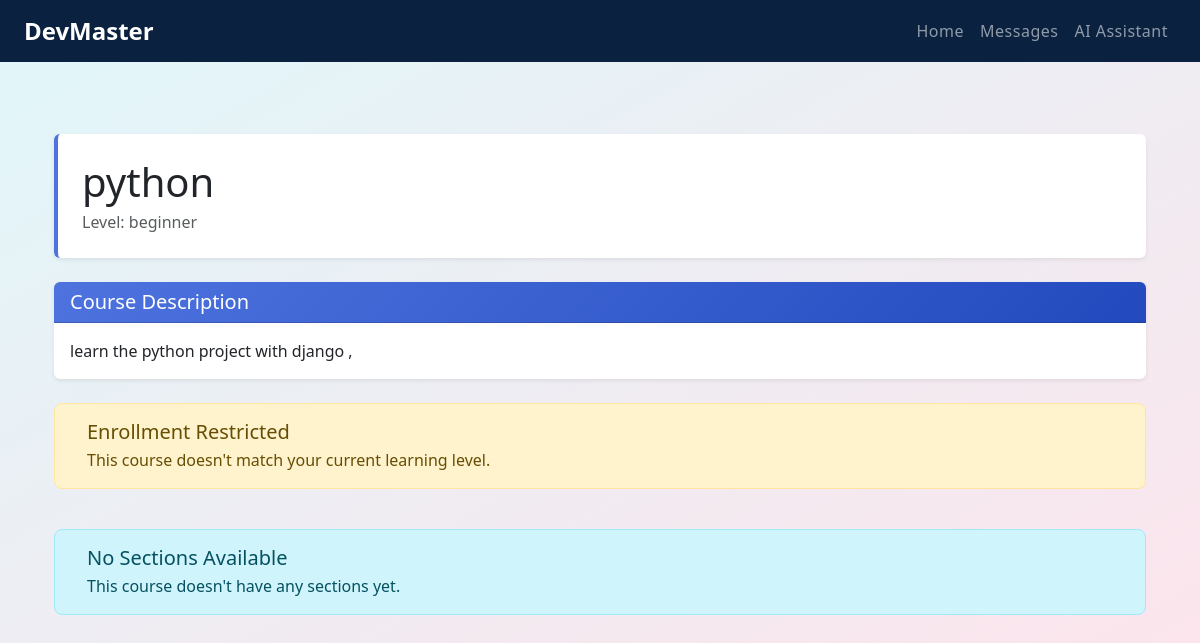
Page /student/course/5/ (signed in) on the committed database.
### users/models.py (models this page shows, shortened)
class Course(models.Model):
    title = models.CharField(max_length=100)
    description = models.TextField()
    teacher = models.ForeignKey(Teacher, on_delete=models.CASCADE, related_name='courses')
    learning_level = models.ForeignKey(LearningLevel, on_delete=models.CASCADE, related_name='courses')

class LearningLevel(models.Model):
    class LevelType(models.TextChoices):
        BEGINNER = 'beginner', 'Beginner'
        INTERMEDIATE = 'intermediate', 'Intermediate'
        ADVANCED = 'advanced', 'Advanced'
    name = models.CharField(max_length=20, choices=LevelType.choices, default=LevelType.BEGINNER) # Beginner / Intermediate / Advanced
    description = models.TextField()
    def __str__(self):
        return self.name

### users/views.py (the view, shortened to what this page needs)
# urls.py: path('student/course/<int:course_id>/', views.student_course_detail, name='student_course_detail'),
@login_required
def student_course_detail(request, course_id):
    course = get_object_or_404(Course, id=course_id)
    student = request.user.student
    is_enrolled = Enrollment.objects.filter(
        student=student,
        course=course
    ).exists()
    level_match = course.learning_level == student.learning_level
    sections = course.sections.all().order_by('order').prefetch_related('contents')
    context = {
        'course': course,
        'is_enrolled': is_enrolled,
        'can_enroll': level_match and not is_enrolled,
        'sections': sections,  # Add this line to include sections in the context
        'is_teacher': False,   # Add this to match your template's expectations
    }
    return render(request, 'users/course_detail.html', context)

### users/templates/users/course_detail.html (shortened to what this page needs)
{% extends 'base.html' %}
{% block content %}
<div class="container-fluid py-4">
    <div class="row">
        <div class="col-12">
            <div class="page-header bg-white p-4 mb-4 rounded shadow-sm">
                <div class="d-flex justify-content-between align-items-center">
                    <div>
                        <h1 class="mb-1">
                            {{ course.title }}
                        </h1>
                        <p class="text-muted mb-0">
                            Level: {{ course.learning_level }}
                        </p>
                    </div>
                </div>
            </div>
        </div>
    </div>
    <div class="row mb-4">
        <div class="col-12">
            <div class="card border-0 shadow-sm">
                <div class="card-header bg-gradient-primary text-white rounded-top">
                    <h5 class="mb-0">
                        Course Description
                    </h5>
                </div>
                <div class="card-body">
                    <p class="card-text">{{ course.description }}</p>
                </div>
            </div>
        </div>
    </div>
    {% if can_enroll %}
    <div class="row mb-4">
        <div class="col-12">
            <form method="post">
                {% csrf_token %}
                <button type="submit" class="btn btn-success px-4">
                    <i class="fas fa-sign-in-alt mr-2"></i> Enroll in this Course
                </button>
            </form>
        </div>
    </div>
    {% elif not is_teacher %}
    <div class="row mb-4">
        <div class="col-12">
            <div class="alert alert-warning d-flex align-items-center">
                <div>
                    <h5 class="alert-heading mb-1">Enrollment Restricted</h5>
                    <p class="mb-0">This course doesn't match your current learning level.</p>
                </div>
            </div>
        </div>
    </div>
    {% endif %}
    {% for section in sections %}
    <div class="row mb-4">
        <div class="col-12">
            <div class="card border-0 shadow-sm">
                <div class="card-header bg-gradient-primary text-white rounded-top d-flex justify-content-between align-items-center">
                    <h3 class="mb-0">
                        <i class="fas fa-folder-open mr-2"></i>{{ section.title }}
                    </h3>
                    {% if is_teacher %}
                        <a href="{% url 'add_content' section.id %}" class="btn btn-sm btn-light">
                            <i class="fas fa-plus mr-1"></i> Add Content
                        </a>
                    {% endif %}
                </div>
                <div class="card-body">
                    {% for content in section.contents.all %}
                    <div class="mb-4 p-3 border rounded">
                        <div class="d-flex justify-content-between align-items-center mb-3">
                            <h5 class="mb-0">
                                <i class="fas
                                    {% if content.content_type == 'text' %}fa-align-left
                                    {% elif content.content_type == 'file' %}fa-file-pdf
                                    {% elif content.content_type == 'video' %}fa-video
                                    {% elif content.content_type == 'audio' %}fa-volume-up
                                    {% elif content.content_type == 'assignment' %}fa-tasks
                                    {% elif content.content_type == 'link' %}fa-link
                                    {% endif %} text-primary mr-2"></i>
                                {{ content.title }}
                            </h5>
                            {% if is_teacher %}
                                <div>
                                    <a href="{% url 'edit_content' content.id %}" class="btn btn-sm btn-outline-primary">
                                        <i class="fas fa-edit"></i> Edit
                                    </a>
                                    <a href="{% url 'delete_content' content.id %}" class="btn btn-sm btn-outline-danger ms-1">
                                        <i class="fas fa-trash"></i> Delete
                                    </a>
                                </div>
                            {% endif %}
                        </div>
                        {% if content.content_type == 'text' %}
                            <div class="p-3 bg-light rounded">
                                {{ content.text_content|linebreaks }}
                            </div>
                        {% elif content.content_type == 'file' %}
                            <div class="d-flex align-items-center p-3 bg-light rounded">
                                <i class="fas fa-file-pdf fa-2x text-danger me-3"></i>
                                <div>
                                    <a href="{{ content.file.url }}" target="_blank" class="d-block fw-bold">
                                        Download File
                                    </a>
                                    <small class="text-muted">{{ content.file.name|cut:"course_contents/" }}</small>
                                </div>
                            </div>
                        {% elif content.content_type == 'video' %}
                            <div class="ratio ratio-16x9">
                                <iframe src="{{ content.video_url }}" allowfullscreen class="rounded"></iframe>
                            </div>
                        {% elif content.content_type == 'audio' %}
                            <audio controls class="w-100 rounded">
                                <source src="{{ content.audio_file.url }}" type="audio/mpeg">
                                Your browser does not support the audio element.
                            </audio>
                        {% elif content.content_type == 'assignment' %}
                            <div class="p-3 bg-light rounded">
                                <h6 class="d-flex align-items-center">
                                    <i class="fas fa-tasks text-primary me-2"></i>Instructions:
                                </h6>
                                <p>{{ content.assignment_instructions|linebreaks }}</p>
                                {% if content.assignment_due_date %}
                                    <p class="mb-0"><strong>Due:</strong> {{ content.assignment_due_date }}</p>
                                {% endif %}
                            </div>
                            {% if not is_teacher %}
                                {% with submission=content.assignment.get_student_submission %}
                                    <div class="mt-3">
                                        {% if submission %}
                                            <a href="{% url 'submit_assignment' content.assignment.id %}" class="btn
                                                {% if submission.status == 'graded' %}btn-success
                                                {% elif submission.status == 'submitted' %}btn-primary
                                                {% elif submission.status == 'late' %}btn-warning
                                                {% else %}btn-secondary{% endif %}">
                                                {% if submission.status == 'graded' %}
                                                    <i class="fas fa-check"></i> Graded ({{ submission.grade }}/{{ content.assignment.max_points }})
                                                {% elif submission.status == 'submitted' %}
                                                    <i class="fas fa-paper-plane"></i> View Submission
                                                {% elif submission.status == 'late' %}
                                                    <i class="fas fa-clock"></i> View Late Submission
                                                {% else %}
                                                    <i class="fas fa-edit"></i> Continue Submission
                                                {% endif %}
                                            </a>
                                        {% else %}
                                            <a href="{% url 'submit_assignment' content.assignment.id %}" class="btn btn-primary">
                                                <i class="fas fa-plus"></i> Start Assignment
                                            </a>
                                        {% endif %}
                                        <a href="{% url 'view_grades' content.section.course.id %}" class="btn btn-outline-secondary ms-2">
                                            <i class="fas fa-graduation-cap"></i> View All Grades
                                        </a>
                                    </div>
                                {% endwith %}
                            {% else %}
                                <a href="{% url 'assignment_submissions' content.assignment.id %}" class="btn btn-primary mt-3">
                                    <i class="fas fa-list-check mr-2"></i> View Submissions
                                </a>
                            {% endif %}
                        {% elif content.content_type == 'link' %}
                            <a href="{{ content.external_link }}" target="_blank" class="btn btn-outline-primary">
                                <i class="fas fa-external-link-alt mr-2"></i> Visit Link
                            </a>
                        {% endif %}
                    </div>
                    {% empty %}
                    <div class="alert alert-info d-flex align-items-center">
                        <i class="fas fa-info-circle me-3 fa-lg"></i>
                        <div>
                            <p class="mb-0">No content in this section yet.</p>
                        </div>
                    </div>
                    {% endfor %}
                </div>
            </div>
        </div>
    </div>
    {% empty %}
    <div class="row">
        <div class="col-12">
            <div class="alert alert-info d-flex align-items-center">
                <div>
                    <h5 class="alert-heading mb-1">No Sections Available</h5>
                    <p class="mb-0">This course doesn't have any sections yet.</p>
                </div>
            </div>
        </div>
    </div>
    {% endfor %}
</div>
{% endblock %}

### users/templates/base.html (style rules this page uses)
body { background: linear-gradient(to bottom right, #e0f7fa, #fce4ec); }

### users/templates/users/course_detail.html (style rules this page uses)
.bg-gradient-primary { background: linear-gradient(135deg, #4e73df 0%, #224abe 100%); }
.page-header { border-left: 4px solid #4e73df; }
.card { transition: all 0.3s ease; }
.alert { border-radius: 8px; }

### rows in the picture
Course: title "python", learning_level "beginner", description "learn the python project with django ,"
